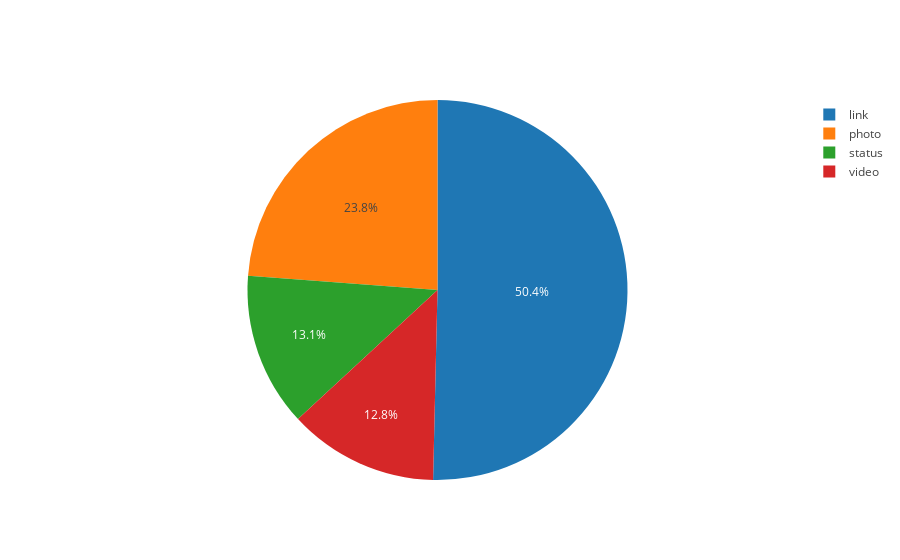

Write notebook code for a chart like this one.
### Code cell
cat = df['status_type'].value_counts().sort_values(ascending=True)

data = [go.Pie(
        labels = cat.index,
        values = cat.values,
        hoverinfo = 'label+value'
    
)]

iplot(data, filename='active_category')

### Figure 1 — Plotly figure (JSON) as saved in the notebook; plotly's stock layout.template omitted (floating-point values rounded to 4 significant figures)
{"data": [{"hoverinfo": "label+value", "labels": ["video", "status", "photo", "link"], "type": "pie", "uid": "c3b1eb04-f2d6-4d73-96d1-8c105de2ea4a", "values": [656, 672, 1225, 2591]}], "layout": {}}
